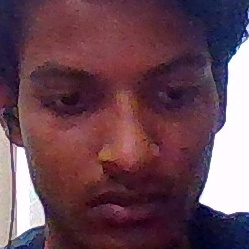
#> input picture utils/temp_face.jpg, 249 x 249 px, given in place of the camera
$ python face_detector.py
#> lines starting #> are read from the running program, lines starting #| are printed output that depends on the picture; after the words box and inside, x2 and y2 are one past the last pixel; in counts of white or black regions, pixels touching at a corner belong together
"""
Face Detection Module
"""

import cv2
import numpy as np

class FaceDetector:
    def __init__(self):
        """Initialize face detector"""
        # Load Haar Cascade for face detection
        self.face_cascade = cv2.CascadeClassifier(
            cv2.data.haarcascades + 'haarcascade_frontalface_default.xml'
        )

        # Alternative cascade for better detection
        self.alt_cascade = cv2.CascadeClassifier(
            cv2.data.haarcascades + 'haarcascade_frontalface_alt2.xml'
        )

        print("✅ Face Detector Initialized")

    def detect_faces(self, frame, method='default'):
        """

        Detect faces in frame
        Returns: List of (x, y, w, h)
        """
        # Convert to grayscale
        gray = cv2.cvtColor(frame, cv2.COLOR_BGR2GRAY)

        # Improve contrast
        gray = cv2.equalizeHist(gray)

        if method == 'default':
            faces = self.face_cascade.detectMultiScale(
                gray,
                scaleFactor=1.1,
                minNeighbors=5,
                minSize=(60, 60),
                maxSize=(400, 400)
            )
        else:
            faces = self.alt_cascade.detectMultiScale(
                gray,
                scaleFactor=1.05,
                minNeighbors=3,
                minSize=(50, 50)
            )

        return faces

    def get_face_count(self, frame):
        """Return number of faces detected"""
        return len(self.detect_faces(frame))

    def draw_faces(self, frame, faces, color=(0, 255, 0)):
        """Draw rectangles around faces"""
        for (x, y, w, h) in faces:
            cv2.rectangle(frame, (x, y), (x+w, y+h), color, 2)
        return frame

# Test function
if __name__ == "__main__":
    print("Testing Face Detector...")
    detector = FaceDetector()

    cap = cv2.VideoCapture(0)
    while True:
        ret, frame = cap.read()
#> frame is the input picture: shape (249, 249, 3); mean B, G, R 83.3, 71, 105.2
        if not ret:
            break

        faces = detector.detect_faces(frame)
#> in detect_faces, `gray = cv2.cvtColor(frame, cv2.COLOR_BGR2GRAY)`:
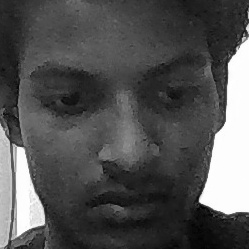
#> gray: shape (249, 249); min 3, max 255, mean 82.6
#> in detect_faces, `gray = cv2.equalizeHist(gray)`:
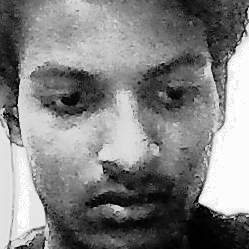
#> gray: shape (249, 249); min 0, max 255, mean 129.2
#> in detect_faces, `faces = self.face_cascade.detectMultiScale( gray, scaleFactor=1.1, min..`: faces = [[13, 12, 226, 226]]
#> faces = [[13, 12, 226, 226]]
        frame = detector.draw_faces(frame, faces)
#> the loop in draw_faces, `for (x, y, w, h) in faces:` made 1 pass
#> after the loop in draw_faces, `for (x, y, w, h) in faces:`:
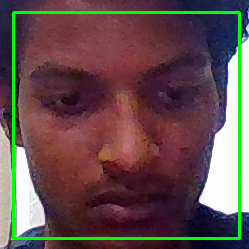
#> frame: shape (249, 249, 3); 4.37% of pixels changed, all inside (x1, y1, x2, y2) = (12, 11, 241, 240)

        cv2.putText(frame, f"Faces: {len(faces)}", (10, 30),
                   cv2.FONT_HERSHEY_SIMPLEX, 1, (0, 255, 0), 2)
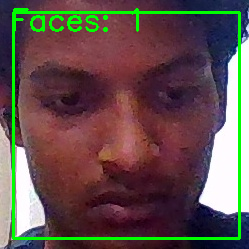
#> frame: shape (249, 249, 3); 1.14% of pixels changed, all inside (x1, y1, x2, y2) = (13, 8, 139, 32)

        cv2.imshow('Face Detector Test', frame)
        if cv2.waitKey(1) & 0xFF == ord('q'):
#> (key q is pressed here)
            break

    cap.release()
    cv2.destroyAllWindows()
